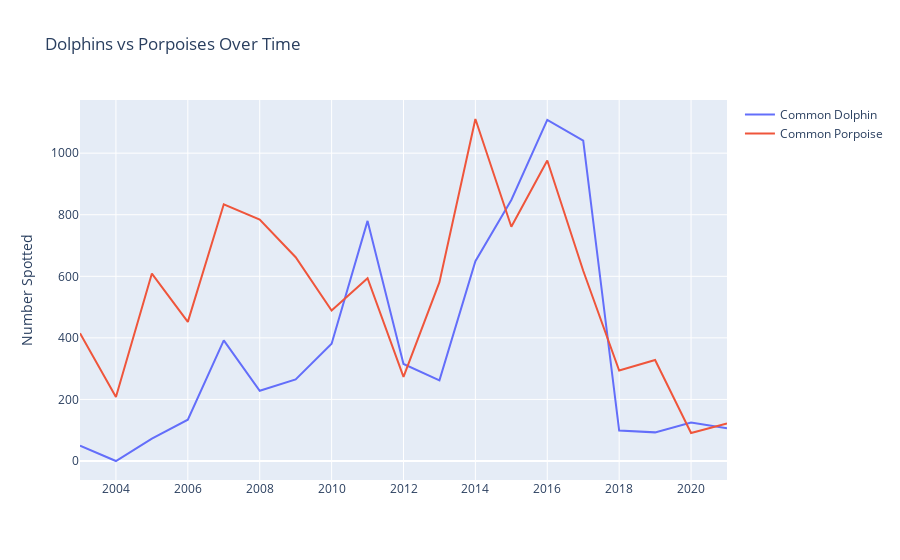

Notebook code cell kept with this figure:
### Code cell
fig = px.line(
    tmp_pv, x='Date year' , 
    y=["Common Dolphin","Common Porpoise"], 
    title="Dolphins vs Porpoises Over Time",
    )
    
fig.update_layout(yaxis_title='Number Spotted', xaxis_title='', showlegend=True, legend_title='')
#fig.update_traces(line_dash="Common Dolphin")
fig.show()

### Figure 1 — Plotly figure (JSON) as saved in the notebook; plotly's stock layout.template omitted (floating-point values rounded to 4 significant figures)
{"data": [{"hovertemplate": "variable=Common Dolphin<br>Date year=%{x}<br>value=%{y}<extra></extra>", "legendgroup": "Common Dolphin", "line": {"color": "#636efa", "dash": "solid"}, "marker": {"symbol": "circle"}, "mode": "lines", "name": "Common Dolphin", "orientation": "v", "showlegend": true, "type": "scatter", "x": [2003, 2004, 2005, 2006, 2007, 2008, 2009, 2010, 2011, 2012, 2013, 2014, 2015, 2016, 2017, 2018, 2019, 2020, 2021], "xaxis": "x", "y": [50, 0, 73, 134, 392, 228, 265, 381, 780, 315, 262, 649, 848, 1108, 1041, 99, 93, 125, 106], "yaxis": "y"}, {"hovertemplate": "variable=Common Porpoise<br>Date year=%{x}<br>value=%{y}<extra></extra>", "legendgroup": "Common Porpoise", "line": {"color": "#EF553B", "dash": "solid"}, "marker": {"symbol": "circle"}, "mode": "lines", "name": "Common Porpoise", "orientation": "v", "showlegend": true, "type": "scatter", "x": [2003, 2004, 2005, 2006, 2007, 2008, 2009, 2010, 2011, 2012, 2013, 2014, 2015, 2016, 2017, 2018, 2019, 2020, 2021], "xaxis": "x", "y": [415, 208, 609, 452, 834, 784, 662, 489, 594, 273, 581, 1111, 761, 976, 618, 294, 328, 91, 122], "yaxis": "y"}], "layout": {"legend": {"title": {"text": ""}, "tracegroupgap": 0}, "showlegend": true, "title": {"text": "Dolphins vs Porpoises Over Time"}, "xaxis": {"anchor": "y", "domain": [0, 1], "title": {"text": ""}}, "yaxis": {"anchor": "x", "domain": [0, 1], "title": {"text": "Number Spotted"}}}}
